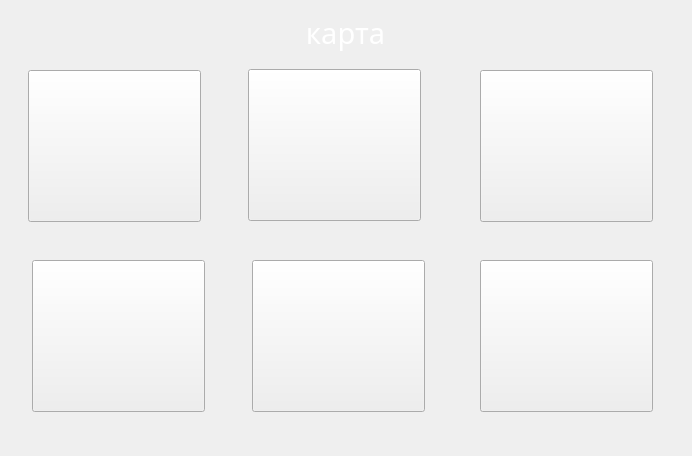
<?xml version="1.0" encoding="UTF-8"?>
<ui version="4.0">
 <class>MapMap</class>
 <widget class="QWidget" name="MapMap">
  <property name="windowModality">
   <enum>Qt::NonModal</enum>
  </property>
  <property name="geometry">
   <rect>
    <x>0</x>
    <y>0</y>
    <width>692</width>
    <height>456</height>
   </rect>
  </property>
  <property name="minimumSize">
   <size>
    <width>692</width>
    <height>456</height>
   </size>
  </property>
  <property name="maximumSize">
   <size>
    <width>692</width>
    <height>456</height>
   </size>
  </property>
  <property name="windowTitle">
   <string>Палетка</string>
  </property>
  <property name="styleSheet">
   <string notr="true"/>
  </property>
  <widget class="QWidget" name="widget" native="true">
   <property name="geometry">
    <rect>
     <x>0</x>
     <y>0</y>
     <width>692</width>
     <height>456</height>
    </rect>
   </property>
   <property name="minimumSize">
    <size>
     <width>692</width>
     <height>456</height>
    </size>
   </property>
   <property name="maximumSize">
    <size>
     <width>692</width>
     <height>456</height>
    </size>
   </property>
   <property name="styleSheet">
    <string notr="true">#widget
{
	border-image: url(:/Pyramid/fon_next_menu.png);
}</string>
   </property>
   <widget class="QPushButton" name="selectMap">
    <property name="geometry">
     <rect>
      <x>28</x>
      <y>70</y>
      <width>173</width>
      <height>152</height>
     </rect>
    </property>
    <property name="minimumSize">
     <size>
      <width>173</width>
      <height>152</height>
     </size>
    </property>
    <property name="maximumSize">
     <size>
      <width>173</width>
      <height>152</height>
     </size>
    </property>
    <property name="styleSheet">
     <string notr="true"> QPushButton:hover:pressed {
    padding-right: 15px; /* make room for the arrows */
	border-image: url(:/Pyramid/vibor_k_n.png);
     border-width: 3;}
 
QPushButton{
     padding-right: 15px; /* make room for the arrows */
	border-image: url(:/Pyramid/vibor_k.png);
     border-width: 3;}

 QPushButton:hover {
    padding-right: 15px; /* make room for the arrows */
	border-image: url(:/Pyramid/vibor_k.png);;
     border-width: 3;}</string>
    </property>
    <property name="text">
     <string/>
    </property>
    <property name="flat">
     <bool>false</bool>
    </property>
   </widget>
   <widget class="QPushButton" name="lasso">
    <property name="geometry">
     <rect>
      <x>248</x>
      <y>69</y>
      <width>173</width>
      <height>152</height>
     </rect>
    </property>
    <property name="minimumSize">
     <size>
      <width>173</width>
      <height>152</height>
     </size>
    </property>
    <property name="maximumSize">
     <size>
      <width>173</width>
      <height>152</height>
     </size>
    </property>
    <property name="styleSheet">
     <string notr="true"> QPushButton:hover:pressed {
    padding-right: 15px; /* make room for the arrows */
	border-image: url(:/Pyramid/pribl_o_n.png);
     border-width: 3;}
 
QPushButton{
     padding-right: 15px; /* make room for the arrows */
	border-image: url(:/Pyramid/pribl_o.png);
     border-width: 3;}

 QPushButton:hover {
    padding-right: 15px; /* make room for the arrows */
	border-image: url(:/Pyramid/pribl_o.png);;
     border-width: 3;}</string>
    </property>
    <property name="text">
     <string/>
    </property>
    <property name="flat">
     <bool>false</bool>
    </property>
   </widget>
   <widget class="QPushButton" name="dayNight">
    <property name="geometry">
     <rect>
      <x>480</x>
      <y>70</y>
      <width>173</width>
      <height>152</height>
     </rect>
    </property>
    <property name="minimumSize">
     <size>
      <width>173</width>
      <height>152</height>
     </size>
    </property>
    <property name="maximumSize">
     <size>
      <width>173</width>
      <height>152</height>
     </size>
    </property>
    <property name="styleSheet">
     <string notr="true"> QPushButton:hover:pressed {
    padding-right: 15px; /* make room for the arrows */
	border-image: url(:/Pyramid/regim_n.png);
     border-width: 3;}
 
QPushButton{
     padding-right: 15px; /* make room for the arrows */
	border-image: url(:/Pyramid/regim.png);
     border-width: 3;}

 QPushButton:hover {
    padding-right: 15px; /* make room for the arrows */
	border-image: url(:/Pyramid/regim.png);;
     border-width: 3;}</string>
    </property>
    <property name="text">
     <string/>
    </property>
    <property name="flat">
     <bool>false</bool>
    </property>
   </widget>
   <widget class="QPushButton" name="gotoPoint">
    <property name="geometry">
     <rect>
      <x>32</x>
      <y>260</y>
      <width>173</width>
      <height>152</height>
     </rect>
    </property>
    <property name="minimumSize">
     <size>
      <width>173</width>
      <height>152</height>
     </size>
    </property>
    <property name="maximumSize">
     <size>
      <width>173</width>
      <height>152</height>
     </size>
    </property>
    <property name="styleSheet">
     <string notr="true"> QPushButton:hover:pressed {
    padding-right: 15px; /* make room for the arrows */
	border-image: url(:/Pyramid/pereiti_v_n.png);
     border-width: 3;}
 
QPushButton{
     padding-right: 15px; /* make room for the arrows */
	border-image: url(:/Pyramid/pereiti_v.png);
     border-width: 3;}

 QPushButton:hover {
    padding-right: 15px; /* make room for the arrows */
	border-image: url(:/Pyramid/pereiti_v.png);;
     border-width: 3;}</string>
    </property>
    <property name="text">
     <string/>
    </property>
    <property name="flat">
     <bool>false</bool>
    </property>
   </widget>
   <widget class="QPushButton" name="layers">
    <property name="geometry">
     <rect>
      <x>252</x>
      <y>260</y>
      <width>173</width>
      <height>152</height>
     </rect>
    </property>
    <property name="minimumSize">
     <size>
      <width>173</width>
      <height>152</height>
     </size>
    </property>
    <property name="maximumSize">
     <size>
      <width>173</width>
      <height>152</height>
     </size>
    </property>
    <property name="styleSheet">
     <string notr="true"> QPushButton:hover:pressed {
    padding-right: 15px; /* make room for the arrows */
	border-image: url(:/Pyramid/sloi_n.png);
     border-width: 3;}
 
QPushButton{
     padding-right: 15px; /* make room for the arrows */
	border-image: url(:/Pyramid/sloi.png);
     border-width: 3;}

 QPushButton:hover {
    padding-right: 15px; /* make room for the arrows */
	border-image: url(:/Pyramid/sloi.png);;
     border-width: 3;}</string>
    </property>
    <property name="text">
     <string/>
    </property>
    <property name="flat">
     <bool>false</bool>
    </property>
   </widget>
   <widget class="QLabel" name="statusVideo_3">
    <property name="geometry">
     <rect>
      <x>40</x>
      <y>7</y>
      <width>611</width>
      <height>51</height>
     </rect>
    </property>
    <property name="palette">
     <palette>
      <active>
       <colorrole role="WindowText">
        <brush brushstyle="SolidPattern">
         <color alpha="255">
          <red>255</red>
          <green>255</green>
          <blue>255</blue>
         </color>
        </brush>
       </colorrole>
       <colorrole role="Text">
        <brush brushstyle="SolidPattern">
         <color alpha="255">
          <red>255</red>
          <green>255</green>
          <blue>255</blue>
         </color>
        </brush>
       </colorrole>
       <colorrole role="ButtonText">
        <brush brushstyle="SolidPattern">
         <color alpha="255">
          <red>255</red>
          <green>255</green>
          <blue>255</blue>
         </color>
        </brush>
       </colorrole>
      </active>
      <inactive>
       <colorrole role="WindowText">
        <brush brushstyle="SolidPattern">
         <color alpha="255">
          <red>255</red>
          <green>255</green>
          <blue>255</blue>
         </color>
        </brush>
       </colorrole>
       <colorrole role="Text">
        <brush brushstyle="SolidPattern">
         <color alpha="255">
          <red>255</red>
          <green>255</green>
          <blue>255</blue>
         </color>
        </brush>
       </colorrole>
       <colorrole role="ButtonText">
        <brush brushstyle="SolidPattern">
         <color alpha="255">
          <red>255</red>
          <green>255</green>
          <blue>255</blue>
         </color>
        </brush>
       </colorrole>
      </inactive>
      <disabled>
       <colorrole role="WindowText">
        <brush brushstyle="SolidPattern">
         <color alpha="255">
          <red>120</red>
          <green>120</green>
          <blue>120</blue>
         </color>
        </brush>
       </colorrole>
       <colorrole role="Text">
        <brush brushstyle="SolidPattern">
         <color alpha="255">
          <red>120</red>
          <green>120</green>
          <blue>120</blue>
         </color>
        </brush>
       </colorrole>
       <colorrole role="ButtonText">
        <brush brushstyle="SolidPattern">
         <color alpha="255">
          <red>120</red>
          <green>120</green>
          <blue>120</blue>
         </color>
        </brush>
       </colorrole>
      </disabled>
     </palette>
    </property>
    <property name="font">
     <font>
      <family>Trebuchet MS</family>
      <pointsize>22</pointsize>
      <stylestrategy>PreferDefault</stylestrategy>
     </font>
    </property>
    <property name="text">
     <string>карта</string>
    </property>
    <property name="alignment">
     <set>Qt::AlignCenter</set>
    </property>
   </widget>
   <widget class="QPushButton" name="gridBut">
    <property name="geometry">
     <rect>
      <x>480</x>
      <y>260</y>
      <width>173</width>
      <height>152</height>
     </rect>
    </property>
    <property name="minimumSize">
     <size>
      <width>173</width>
      <height>152</height>
     </size>
    </property>
    <property name="maximumSize">
     <size>
      <width>173</width>
      <height>152</height>
     </size>
    </property>
    <property name="styleSheet">
     <string notr="true"> QPushButton:hover:pressed {
    padding-right: 15px; /* make room for the arrows */
	border-image: url(:/Pyramid/greed_on_n.png);
     border-width: 3;}
 
QPushButton{
     padding-right: 15px; /* make room for the arrows */
	border-image: url(:/Pyramid/greed_on.png);
     border-width: 3;}

 QPushButton:hover {
    padding-right: 15px; /* make room for the arrows */
	border-image: url(:/Pyramid/greed_on.png);
     border-width: 3;}</string>
    </property>
    <property name="text">
     <string/>
    </property>
    <property name="flat">
     <bool>false</bool>
    </property>
   </widget>
  </widget>
 </widget>
 <resources>
  <include location="../Resources/PyramidWidgets.qrc"/>
 </resources>
 <connections/>
</ui>
